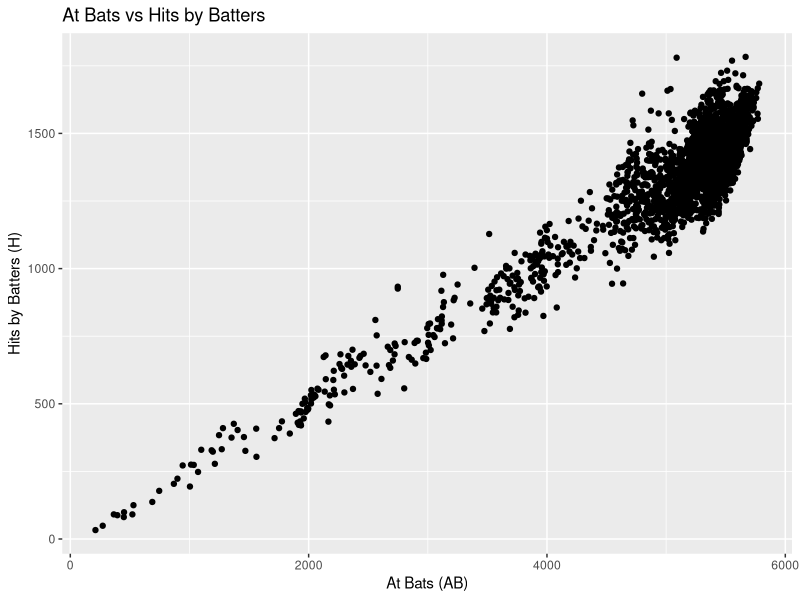
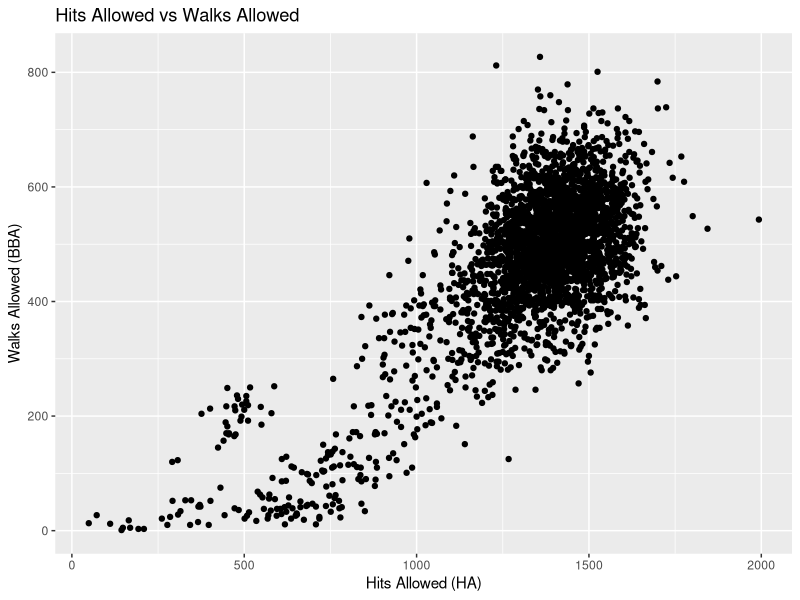

Recreate these plots in R, in order.
#install.packages('httpgd', repos='http://cran.us.r-project.org')
library(ggplot2)
data <- read.csv("Baseball_Databank_Teams_1871_2023_Modded.csv")

print("Covariance Computations")
#covMatrix <- cov(data["R"], data["E"])
covMatrix <- cov(data[, c("R", "E", "HR", "RA", "SOA")])
print(covMatrix)

print("Correlation Computations")
corMatrix <- cor(data[, c("R", "E", "HR", "RA", "SOA")])
print(corMatrix)
#note: the diagonals for both computations is each column crossed with itself and should be ignored.

ggplot(data, aes(x = AB, y = H)) +
  geom_point() +
  labs(title = "At Bats vs Hits by Batters", x = "At Bats (AB)", y = "Hits by Batters (H)")

ggplot(data, aes(x = HA, y = BBA)) +
  geom_point() +
  labs(title = "Hits Allowed vs Walks Allowed", x = "Hits Allowed (HA)", y = "Walks Allowed (BBA)")